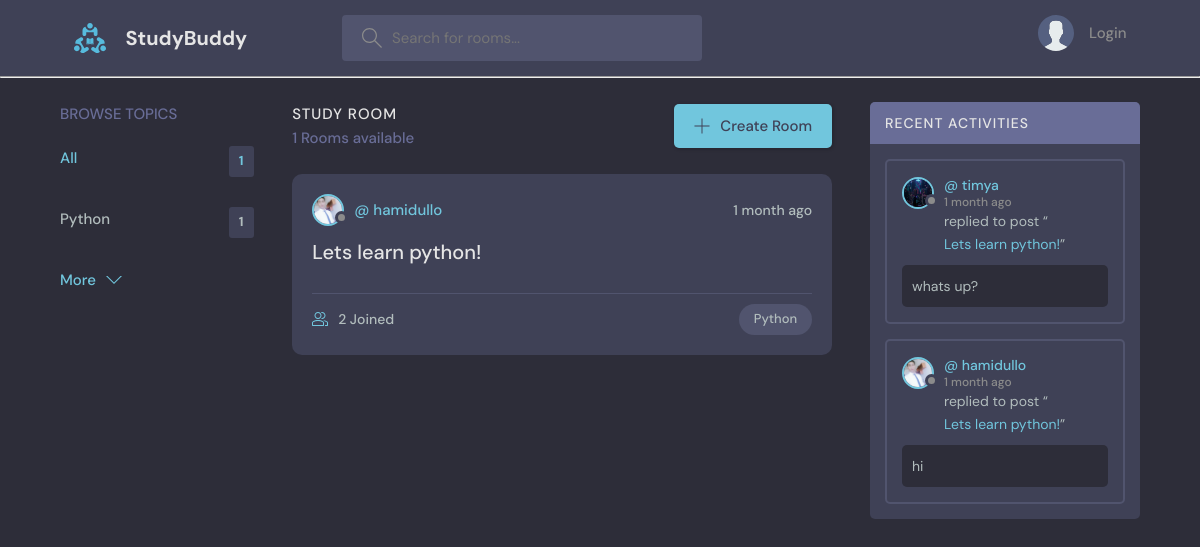
The page / on the database its author committed.
### base/models.py (models this page shows, shortened)
class Topic(models.Model):
    name = models.CharField(max_length=200)

class Room(models.Model):
    host = models.ForeignKey(User, on_delete=models.SET_NULL, null=True)
    topic = models.ForeignKey(Topic, on_delete=models.SET_NULL, null=True)
    name = models.CharField(max_length=200)
    description = models.TextField(null=True, blank=True)
    participants = models.ManyToManyField(
    User, related_name='participants', blank=True)
    updated = models.DateTimeField(auto_now=True)
    created = models.DateTimeField(auto_now_add=True)
    class Meta:
        ordering = ['-updated', '-created']

class User(AbstractUser):
    name = models.CharField(max_length=200, null=True)
    email = models.EmailField(unique=True, null=True)
    bio = models.TextField(null=True)
    avatar = models.ImageField(null=True, default='1.jpg')
    USERNAME_FIELD = 'email'
    REQUIRED_FIELDS = []

class Message(models.Model):
    user = models.ForeignKey(User, on_delete=models.CASCADE)
    room = models.ForeignKey(Room, on_delete=models.CASCADE)
    body = models.TextField()
    updated = models.DateTimeField(auto_now=True)
    created = models.DateTimeField(auto_now_add=True)
    class Meta:
        ordering = ['-updated', '-created']
    def __str__(self):
        return self.body

### base/views.py (the view)
# urls.py: path('', views.home, name="home"),
def home(request):
    q = request.GET.get('q') if request.GET.get('q') != None else ''
    rooms = Room.objects.filter(
        Q(topic__name__icontains=q) | # & qilinsa va degani boladi
        Q(name__icontains=q) |
        Q(description__icontains=q)
    ) # agarda i olib tashlansa casesensitive bolib qoladi
    room_messages = Message.objects.filter(Q(room__topic__name__icontains=q))
    topics = Topic.objects.all()[0:5]
    context = {'rooms': rooms, "topics": topics, "count_room": len(rooms),
    'room_messages': room_messages}
    return render(request, 'base/home.html', context)

### base/templates/base/home.html (shortened to what this page needs)
{% extends 'main.html' %}
{% block content %}
    <main class="layout layout--3">
      <div class="container">
        {% include 'base/topics_component.html' %}
        <div class="roomList">
          <div class="roomList__header">
            <div>
              <h2>Study Room</h2>
              <p>{{rooms.count}} Rooms available</p>
            </div>
            <a class="btn btn--main" href="{% url 'create-room' %}">
              <svg version="1.1" xmlns="http://www.w3.org/2000/svg" width="32" height="32" viewBox="0 0 32 32">
                <title>add</title>
                <path
                  d="M16.943 0.943h-1.885v14.115h-14.115v1.885h14.115v14.115h1.885v-14.115h14.115v-1.885h-14.115v-14.115z"
                ></path>
              </svg>
              Create Room
            </a>
          </div>
          {% include 'base/feed_component.html' %}
        </div>
        {% include 'base/activity_component.html' %}
      </div>
    </main>
{% endblock content %}

### base/templates/base/topics_component.html
  <div class="topics">
    <div class="topics__header">
      <h2>Browse Topics</h2>
    </div>
    <ul class="topics__list">
      <li>
        <a href="{% url 'home' %}" class="active">All <span>{{topics.count}}</span></a>
      </li>
      {% for topic in topics %}
      <li>
        <a href="{% url 'home' %}?q={{topic.name}}">{{topic.name}} <span>{{topic.room_set.all.count}}</span></a>
      </li>
      {% endfor %}
    </ul>
    <a class="btn btn--link" href="{% url 'topics' %}">
      More
      <svg version="1.1" xmlns="http://www.w3.org/2000/svg" width="32" height="32" viewBox="0 0 32 32">
        <title>chevron-down</title>
        <path d="M16 21l-13-13h-3l16 16 16-16h-3l-13 13z"></path>
      </svg>
    </a>
  </div>

### base/templates/base/feed_component.html (shortened to what this page needs)
{% for room in rooms %}
<div class="roomListRoom">
  <div class="roomListRoom__header">
    <a href="{% url 'user-profile' room.host.id %}" class="roomListRoom__author">
      <div class="avatar avatar--small">
        <img src="{{room.host.avatar.url}}" />
      </div>
      <span>@ {{room.host.username}}</span>
    </a>
    <div class="roomListRoom__actions">
      <span>{{room.created|timesince}} ago</span>
    </div>
  </div>
  <div class="roomListRoom__content">
    <a href="{% url 'room' room.id %}">{{room.name}}</a>
  </div>
  <div class="roomListRoom__meta">
    <a href="{% url 'room' room.id %}" class="roomListRoom__joined">
      {{room.participants.all.count}} Joined
    </a>
    <p class="roomListRoom__topic">{{room.topic.name}}</p>
  </div>
</div>
{% endfor %}

### base/templates/base/activity_component.html (shortened to what this page needs)
<div class="activities">
  <div class="activities__header">
    <h2>Recent Activities</h2>
  </div>
  {% for message in room_messages %}
  <div class="activities__box">
    <div class="activities__boxHeader roomListRoom__header">
      <a
        href="{% url 'user-profile' message.user.id %}"
        class="roomListRoom__author"
      >
        <div class="avatar avatar--small">
          <img src="{{message.user.avatar.url}}" />
        </div>
        <p>
          @ {{message.user.username}}
          <span>{{message.created|timesince}} ago</span>
        </p>
      </a>
    </div>
    <div class="activities__boxContent">
      <p>
        replied to post “<a href="{% url 'room' message.room.id%}">{{message.room.name}}</a>”
      </p>
      <div class="activities__boxRoomContent">
        {{message}}
      </div>
    </div>
  </div>
  {% endfor %}
</div>

### rows shown on the page
Topic: name "Python", room_set.all.count "1"
Room: host.avatar (picture), host.username "hamidullo", created "1 month", name "Lets learn python!", participants.all.count "2", topic.name "Python"
Message: user.avatar (picture), user.username "timya", created "1 month", room.name "Lets learn python!", body "whats up?"
Message: user.avatar (picture), user.username "hamidullo", created "1 month", room.name "Lets learn python!", body "hi"

### other values the page prints
{{ topics.count }} "1"
{{ rooms.count }} "1"
